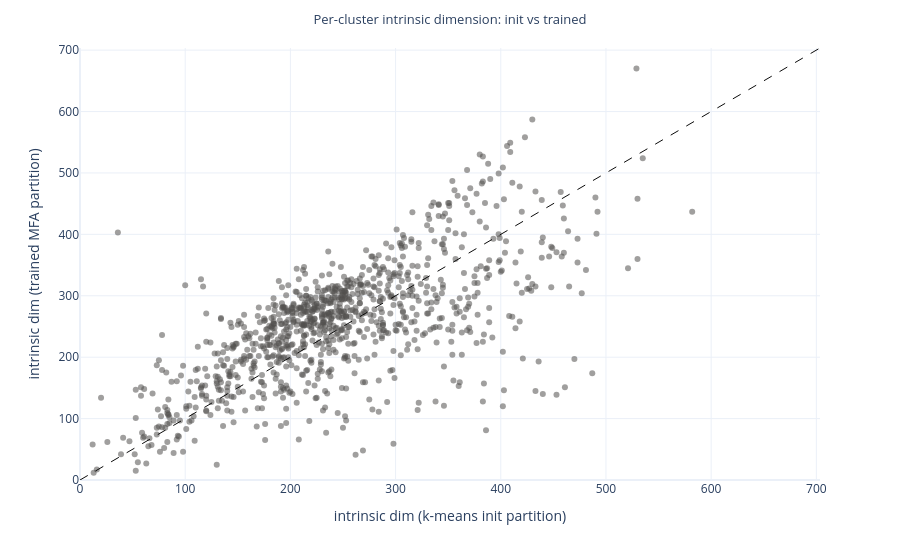
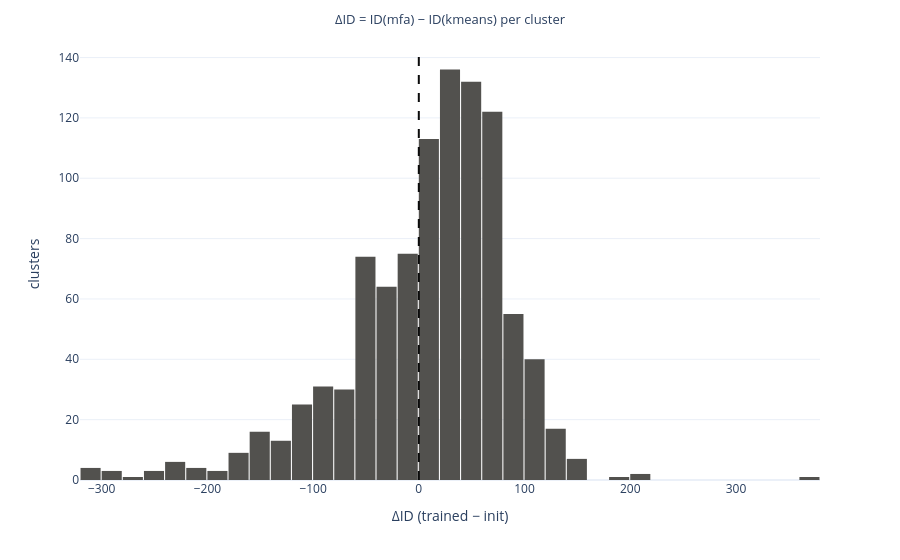
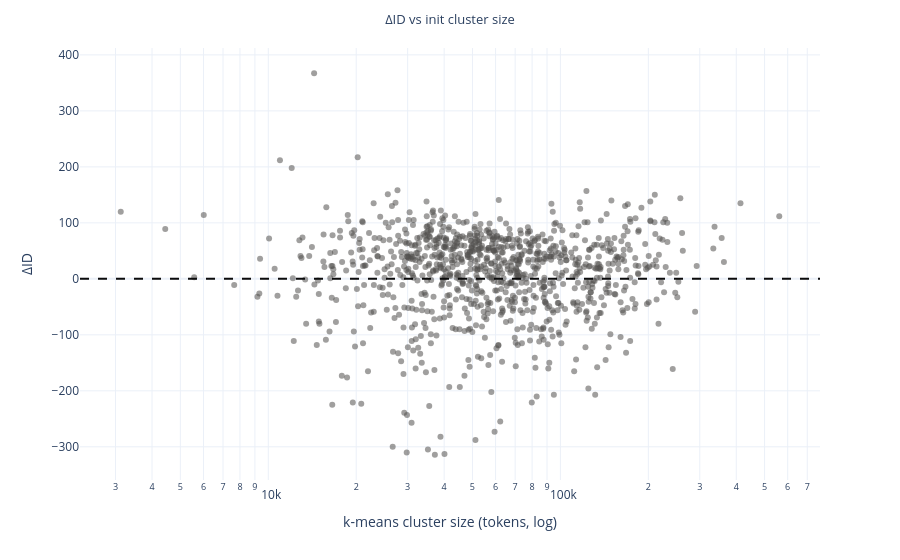

Notebook code cell kept with these figures, in order:
### Markdown cell above
### 4.1 Per-Cluster Change: Init → Trained

Same cluster id on both axes. Points below the diagonal are clusters whose
intrinsic dimension *dropped* during training.

### Code cell
if not HAVE_IDS:
    display(Markdown("**Skipped:** missing one or both intrinsic-dim artifacts."))
else:
    id_df = pd.DataFrame(
        {
            "cluster": np.arange(K)[valid],
            "id_kmeans": id_km[valid],
            "id_mfa": id_mfa[valid],
            "km_cluster_size": id_km_obj["cluster_sizes"].numpy()[valid],
        }
    )
    id_df["delta_id"] = id_df["id_mfa"] - id_df["id_kmeans"]
    display(id_df["delta_id"].describe(percentiles=[0.1, 0.25, 0.5, 0.75, 0.9]))

    if px is not None:
        lim = float(max(id_df["id_kmeans"].max(), id_df["id_mfa"].max())) * 1.05
        fig = px.scatter(
            id_df,
            x="id_kmeans",
            y="id_mfa",
            hover_data=["cluster", "delta_id", "km_cluster_size"],
            title="Per-cluster intrinsic dimension: init vs trained",
            color_discrete_sequence=[COLOR_NEUTRAL],
            template=PLOT_TEMPLATE,
            opacity=0.55,
        )
        fig.add_shape(type="line", x0=0, y0=0, x1=lim, y1=lim, line=dict(color="#0b0b0b", dash="dash", width=1))
        fig.update_layout(
            xaxis_title="intrinsic dim (k-means init partition)",
            yaxis_title="intrinsic dim (trained MFA partition)",
            xaxis_range=[0, lim],
            yaxis_range=[0, lim],
        )
        save_fig(fig, "id_init_vs_trained")
        fig.show()

        fig = px.histogram(
            id_df,
            x="delta_id",
            nbins=60,
            title="ΔID = ID(mfa) − ID(kmeans) per cluster",
            color_discrete_sequence=[COLOR_NEUTRAL],
            template=PLOT_TEMPLATE,
        )
        fig.add_vline(x=0, line_dash="dash", line_color="#0b0b0b")
        fig.update_layout(xaxis_title="ΔID (trained − init)", yaxis_title="clusters", bargap=0.05)
        save_fig(fig, "delta_id_hist")
        fig.show()

        fig = px.scatter(
            id_df,
            x="km_cluster_size",
            y="delta_id",
            log_x=True,
            hover_data=["cluster", "id_kmeans", "id_mfa"],
            title="ΔID vs init cluster size",
            color_discrete_sequence=[COLOR_NEUTRAL],
            template=PLOT_TEMPLATE,
            opacity=0.55,
        )
        fig.add_hline(y=0, line_dash="dash", line_color="#0b0b0b")
        fig.update_layout(xaxis_title="k-means cluster size (tokens, log)", yaxis_title="ΔID")
        save_fig(fig, "delta_id_vs_cluster_size")
        fig.show()

### Figure 1 — Plotly figure (JSON) as saved in the notebook; plotly's stock layout.template omitted (floating-point values rounded to 4 significant figures; data arrays with more than 128 entries replaced by an {"elided": "..."} marker saying what was removed)
{"data": [{"customdata": {"elided": "987x3 int values"}, "hovertemplate": "id_kmeans=%{x}<br>id_mfa=%{y}<br>cluster=%{customdata[0]}<br>delta_id=%{customdata[1]}<br>km_cluster_size=%{customdata[2]}<extra></extra>", "legendgroup": "", "marker": {"color": "#52514e", "opacity": 0.55, "symbol": "circle"}, "mode": "markers", "name": "", "orientation": "v", "showlegend": false, "type": "scatter", "x": {"elided": "987 int values"}, "xaxis": "x", "y": {"elided": "987 int values"}, "yaxis": "y"}], "layout": {"legend": {"tracegroupgap": 0}, "margin": {"t": 48}, "shapes": [{"line": {"color": "#0b0b0b", "dash": "dash", "width": 1}, "type": "line", "x0": 0, "x1": 703.5, "y0": 0, "y1": 703.5}], "title": {"font": {"size": 13}, "text": "Per-cluster intrinsic dimension: init vs trained", "x": 0.5}, "xaxis": {"anchor": "y", "domain": [0, 1], "range": [0, 703.5], "title": {"text": "intrinsic dim (k-means init partition)"}}, "yaxis": {"anchor": "x", "domain": [0, 1], "range": [0, 703.5], "title": {"text": "intrinsic dim (trained MFA partition)"}}}}

### Figure 2 — Plotly figure (JSON) as saved in the notebook; plotly's stock layout.template omitted (floating-point values rounded to 4 significant figures; data arrays with more than 128 entries replaced by an {"elided": "..."} marker saying what was removed)
{"data": [{"bingroup": "x", "hovertemplate": "delta_id=%{x}<br>count=%{y}<extra></extra>", "legendgroup": "", "marker": {"color": "#52514e", "pattern": {"shape": ""}}, "name": "", "nbinsx": 60, "orientation": "v", "showlegend": false, "type": "histogram", "x": {"elided": "987 int values"}, "xaxis": "x", "yaxis": "y"}], "layout": {"bargap": 0.05, "barmode": "relative", "legend": {"tracegroupgap": 0}, "margin": {"t": 48}, "shapes": [{"line": {"color": "#0b0b0b", "dash": "dash"}, "type": "line", "x0": 0, "x1": 0, "xref": "x", "y0": 0, "y1": 1, "yref": "y domain"}], "title": {"font": {"size": 13}, "text": "ΔID = ID(mfa) − ID(kmeans) per cluster", "x": 0.5}, "xaxis": {"anchor": "y", "domain": [0, 1], "title": {"text": "ΔID (trained − init)"}}, "yaxis": {"anchor": "x", "domain": [0, 1], "title": {"text": "clusters"}}}}

### Figure 3 — Plotly figure (JSON) as saved in the notebook; plotly's stock layout.template omitted (floating-point values rounded to 4 significant figures; data arrays with more than 128 entries replaced by an {"elided": "..."} marker saying what was removed)
{"data": [{"customdata": {"elided": "987x3 int values"}, "hovertemplate": "km_cluster_size=%{x}<br>delta_id=%{y}<br>cluster=%{customdata[0]}<br>id_kmeans=%{customdata[1]}<br>id_mfa=%{customdata[2]}<extra></extra>", "legendgroup": "", "marker": {"color": "#52514e", "opacity": 0.55, "symbol": "circle"}, "mode": "markers", "name": "", "orientation": "v", "showlegend": false, "type": "scatter", "x": {"elided": "987 int values"}, "xaxis": "x", "y": {"elided": "987 int values"}, "yaxis": "y"}], "layout": {"legend": {"tracegroupgap": 0}, "margin": {"t": 48}, "shapes": [{"line": {"color": "#0b0b0b", "dash": "dash"}, "type": "line", "x0": 0, "x1": 1, "xref": "x domain", "y0": 0, "y1": 0, "yref": "y"}], "title": {"font": {"size": 13}, "text": "ΔID vs init cluster size", "x": 0.5}, "xaxis": {"anchor": "y", "domain": [0, 1], "title": {"text": "k-means cluster size (tokens, log)"}, "type": "log"}, "yaxis": {"anchor": "x", "domain": [0, 1], "title": {"text": "ΔID"}}}}
